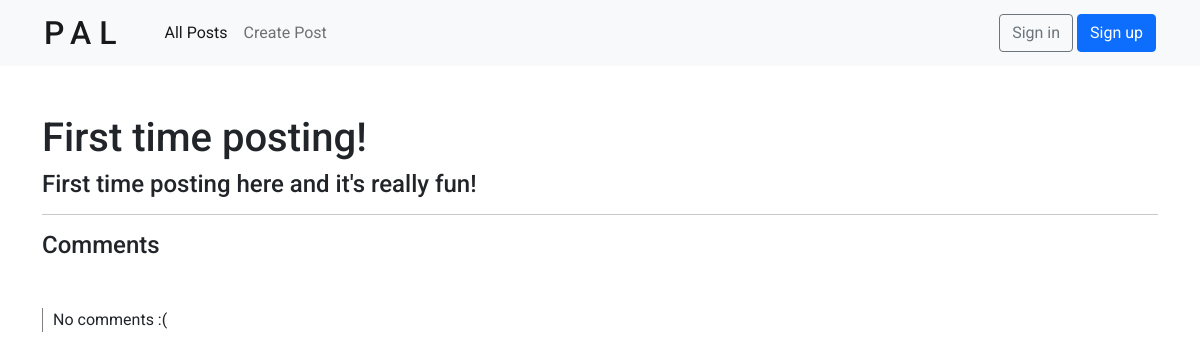
The page /post/3/ on the database as committed earlier.
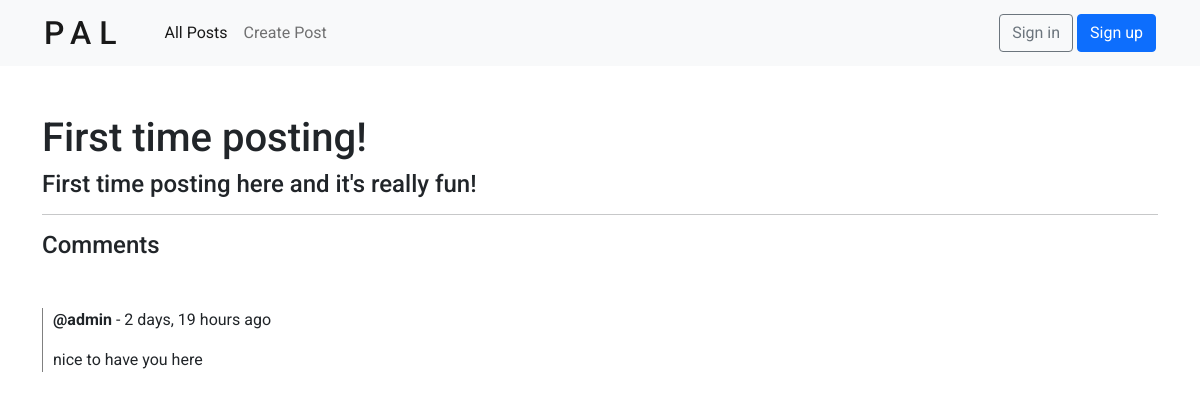
The same page on the database as committed later.
### comments/models.py (models this page shows, shortened)
class Comment(models.Model):
    user = models.ForeignKey(User, on_delete=CASCADE) # each Comment is related to a single User
    post = models.ForeignKey(Post, on_delete=CASCADE) # each Comment is related to a single Post
    body = models.TextField()
    created = models.DateTimeField(auto_now_add=True)
    updated = models.DateTimeField(auto_now=True)

### posts/views.py (the view, shortened to what this page needs)
# urls.py: path('post/<str:pk>/', views.post, name='post'),
def post(request, pk):
    post = Post.objects.get(id=pk)
    comments = post.comment_set.all().order_by('-created') # get the comments from each post
    comments_count = post.comment_set.all().count()
    context = {
        'post': post,
        'comments': comments,
        'comments_count': comments_count,
    }
    return render(request, 'posts/post.html', context)

### posts/templates/posts/post.html (shortened to what this page needs)
{% extends 'main.html' %}
{% block content %}
<div class="mt-5">
    <h1>{{ post.name }}</h3>
    <h4>{{ post.description }}</h4>
</div>
<hr />
<h4>Comments</h4>
<div class="comment-container mt-5">
    {% if comments.count == 0 %}
        <p>No comments :(</p>
    {% endif %}
    {% for comment in comments %}
        <div class="comment">
            <p><b>@{{ comment.user }}</b> - {{ comment.created|timesince }} ago</p>
            <p>{{ comment.body }}</p>
        </div>
    {% endfor %}
</div>
{% endblock content %}

Rows that differ between the two databases and show on the page:
added Comment: user "admin", created "2 days, 19 hours", body "nice to have you here"
Other text that changed with them:
text no longer shown: "No comments :("
